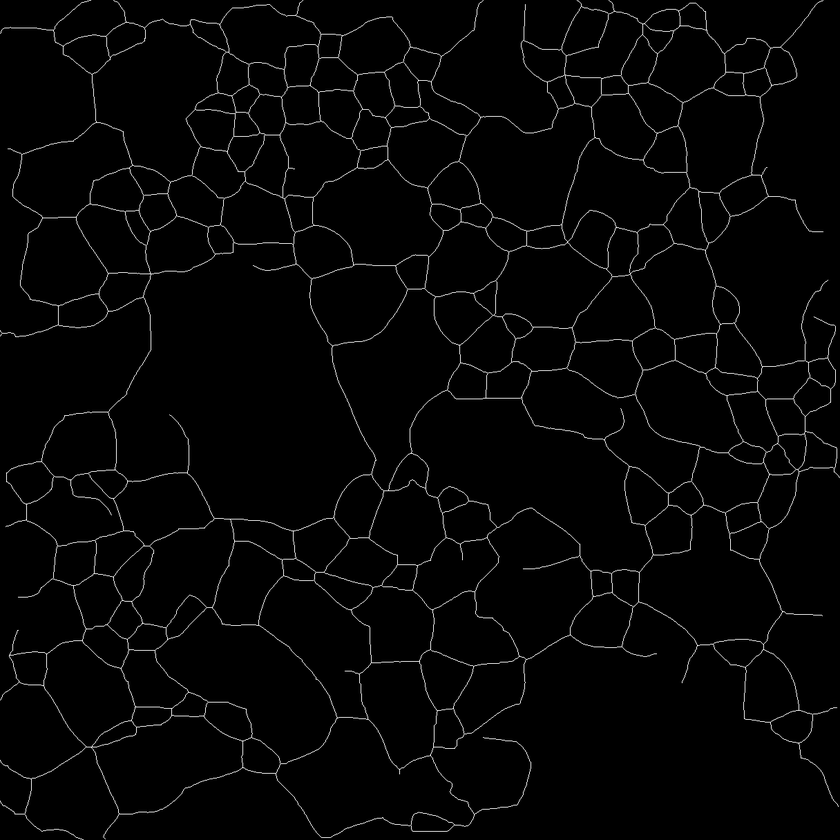
#> input picture tools/mapping/unet_skel.png, 840 x 840 px, shrunk from 1216 x 1216 before the run
$ jupyter execute test.ipynb
#> lines starting #> are read from the running program, lines starting #| are printed output that depends on the picture
## Purpose of this code is to try and create a probability map for post-processing. This map will be used instead of thresholding

[cell 1]
import numpy as np
from skimage import io
import math

### Defining the convolution matrix

[cell 2]
n = 51 #for creating our nxn kernal: n must be odd
A = np.zeros([n, n])
for i in range(A.shape[0]):
    for j in range(A.shape[1]):
        separation = max(abs(((n-1)/2)-i), abs(((n-1)/2)-j))+1
        A[i][j] = math.exp(-separation/(math.floor(math.log(n, 2))))  #kernal is defined as a negative exponential function, with the origin at the center of the matrix.

### Importing, padding, convolution

[cell 3]
path = 'unet_skel.png'

img = io.imread(path,as_gray=True)
#> img is the input picture: shape (840, 840); min 0, max 252, mean 5.4
io.imshow(img)

[cell 4]
#zero padding the image so the dimensions do not change after convolution

img_padded = np.zeros([img.shape[0]+(n-1), img.shape[1]+(n-1)])
img_padded[((n-1)//2):-((n-1)//2), ((n-1)//2):-((n-1)//2)] = img
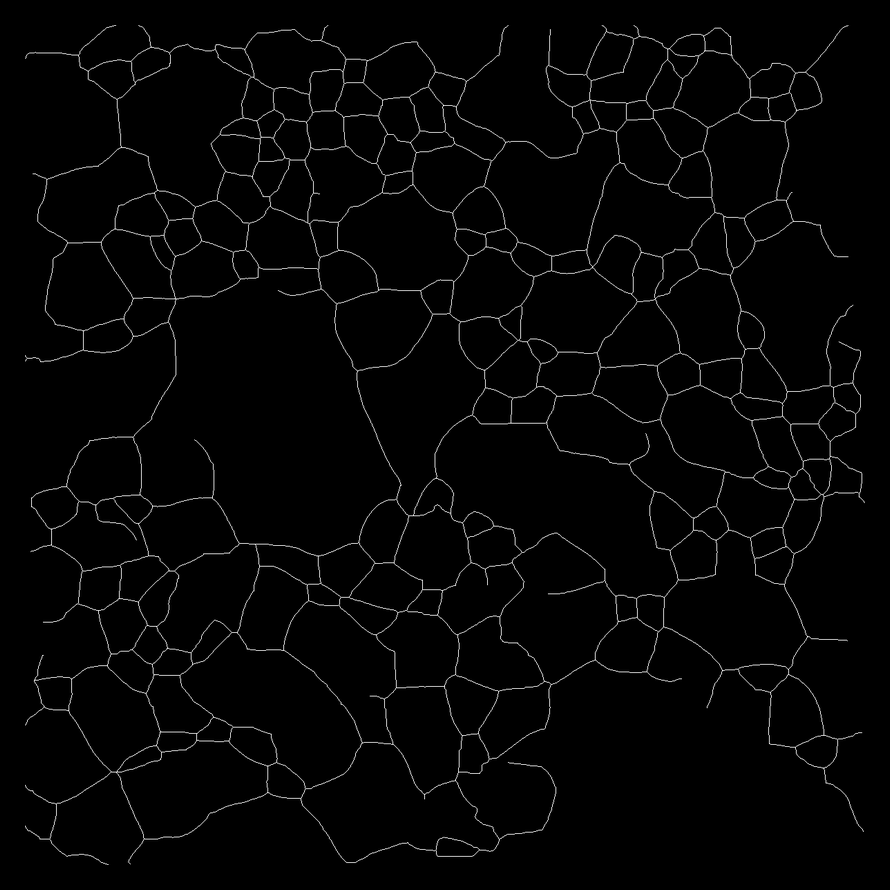
#> img_padded: shape (890, 890) float64; min 0, max 252, mean 4.9
img_padded.shape
#> Out = (890, 890)

[cell 5]
def matFunc(B, A): #B input, A kernal, C convolution output
    p, q, y, z = A.shape[0], A.shape[1], B.shape[0], B.shape[1]
#> p = 51; q = 51; y = 890; z = 890
    shape = (p, q) + (tuple(np.subtract((y, z), (p, q)) + 1))
#> shape = (51, 51, 840, 840)
    strides = (B.strides * 2)
#> strides = (7120, 8, 7120, 8)
    B = np.lib.stride_tricks.as_strided(B, shape=shape, strides=strides)

    C = np.einsum('pq,pqmn->mn', A, B)
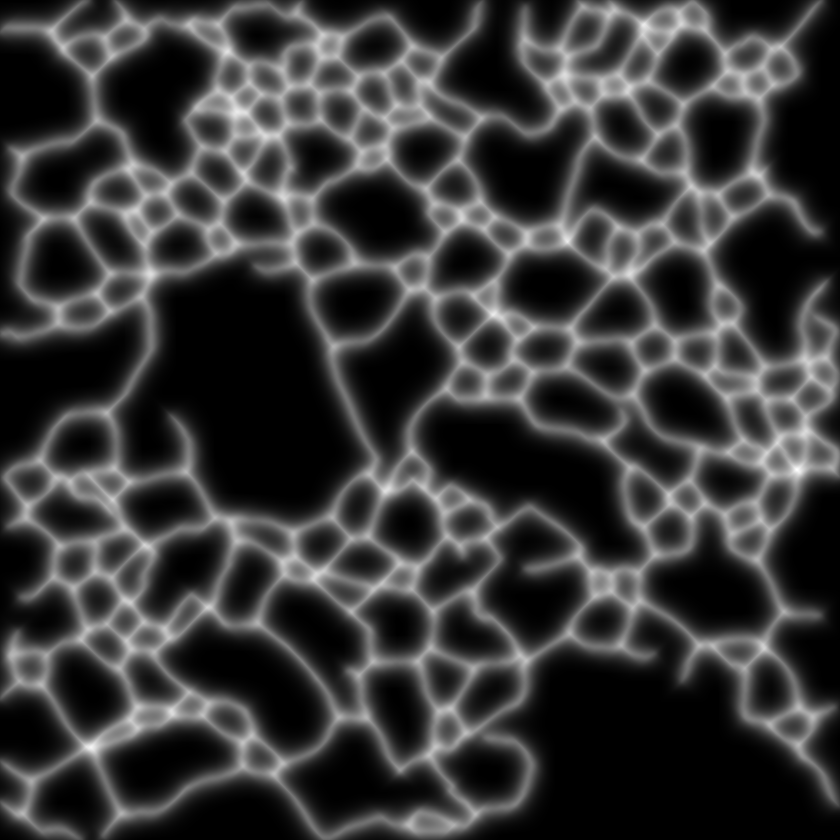
#> C: shape (840, 840) float64; min 0, max 3778.4, mean 852.1; drawn with min black and max white

    return C

[cell 6]
mapp = matFunc(img_padded, A)
io.imshow(mapp)

## Normalizing to a function

[cell 7]
#by normalizing, we clip the values between 0 and 255 and make the data actually meaningful

uni = np.linspace(0, 255, mapp.shape[0]**2) ## define a more complex function here if desired. A uniform distribution is used here
uni = uni.reshape(mapp.shape)

from skimage.exposure import match_histograms

normalized_mapp = match_histograms(mapp, uni)
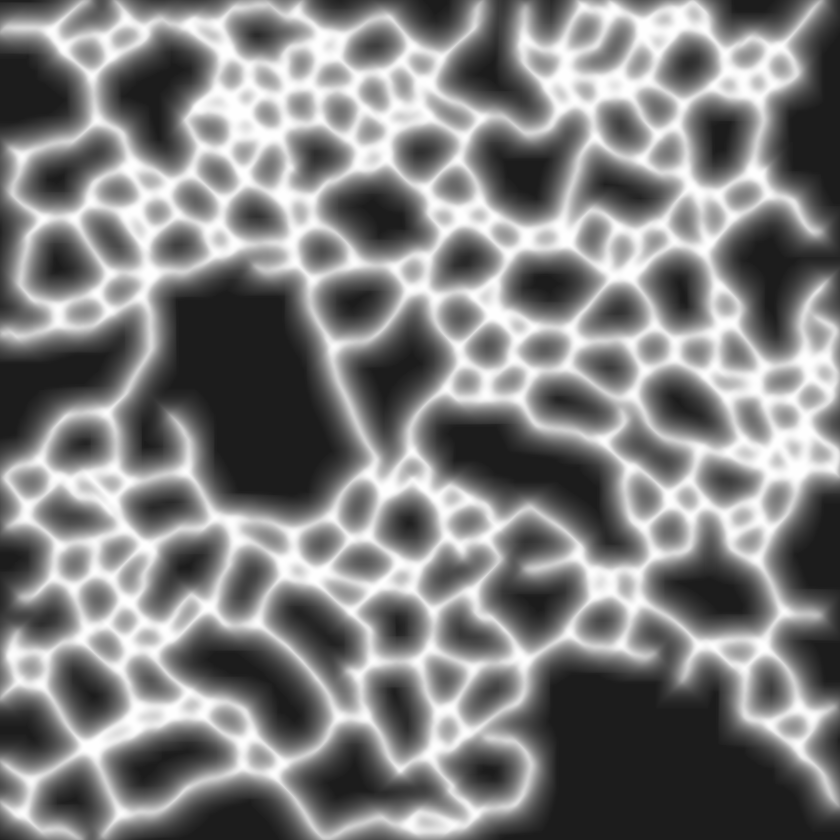
#> normalized_mapp: shape (840, 840) float64; min 28, max 255, mean 129
normalized_mapp = normalized_mapp.astype('uint8')
io.imshow(normalized_mapp)
print(np.min(normalized_mapp))
#| 28
print(np.max(normalized_mapp))
#| 255

[cell 8]
io.imsave('map.png', normalized_mapp)

[cell 9]
import matplotlib.pyplot as plt
img = io.imread('map.png')
hist, bins = np.histogram(img, bins=255, range=(0,255))
#> hist = 255 values, max 79864 at index 28, min 0 at index 0, mean 2767.1; bins = 256 values from 0 to 255
plt.figure()
plt.xlim([0, 255])
plt.plot(bins[0:-1], hist)
plt.show()
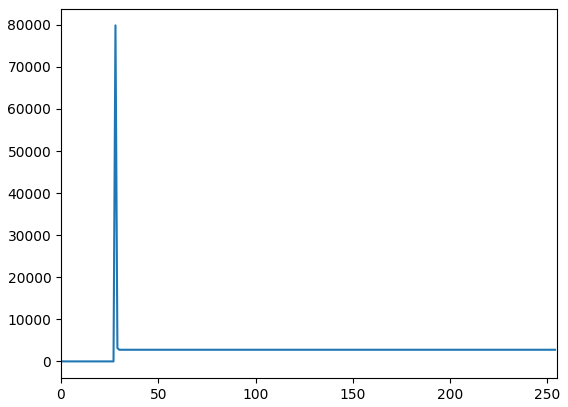
#> figure drawn by matplotlib, 1 panel; curve peaks at x = 28, y = 79864
